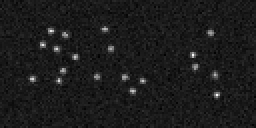
%> input picture codes/test.tif, 128 x 64 px (shown 2 times larger)
$ octave ANN_test.m   (GNU Octave 9; MATLAB toolbox functions it lacks are replaced by stand-ins)
%> lines starting %> are read from the running program, lines starting %| are printed output that depends on the picture
%> the answer given: test.tif
### codes/tiffread.m
function [Image,number]=tiffread(FileStr,idx)
%> called with FileStr = './test.tif'
%% Reading a tiff image into a row*column*N matrix
% *******************************************************
% [Image,number,ImageNumber]=tiffread();
% [Image,number,ImageNumber]=tiffread(FileStr);
% [Image,number,ImageNumber]=tiffread(FileStr,idx);
% *******************************************************
% Author:ZYD,IBP,CAS 11/30/2009

if nargin==0
    [filename, pathname] = uigetfile( ...
        {'*.tif;*.tiff', 'All TIF-Files (*.tif,*.tiff)'; ...
            '*.*','All Files (*.*)'}, ...
        'Open Image File');
    if isequal([filename,pathname],[0,0])
        return
    else
        FileStr = fullfile(pathname,filename);
    end
end

A=imread(FileStr,1);
%> A is the input picture: size 64x128 uint16; min 0, max 1486, mean 164.8
[row,col]=size(A);
%> row = 64; col = 128

if nargin<2
    h=waitbar(0,'Reading images,please wait...');
    info=imfinfo(FileStr);
    ImageNumber=length(info);
    Image=uint16(zeros(row,col,ImageNumber));
    for j=1:ImageNumber
        Image(:,:,j)=imread(FileStr,j);
        waitbar(j/ImageNumber);
    end
    close(h);
    number=ImageNumber;
    pause(eps)
end

if nargin==2
    if length(idx)==1
       Image=uint16(zeros(row,col));
       Image(:,:)=imread(FileStr,idx);
       number=1;
    else
       n=idx(2)-idx(1)+1;
       v=idx(1):idx(2);
       Image=uint16(zeros(row,col,n));
       h=waitbar(0,'Reading images,please wait...');
       for j=1:n
           Image(:,:,j)=imread(FileStr,v(j));
           waitbar(j/n);
       end
       number=n;
       close(h);
       pause(eps)
    end
end

### codes/Gauss2D.m
function [out,M]=Gauss2D(x,sigma)
% Gauss2D	apply a 2 dimensional gauss filter
%
%    out = Gauss2D(x,sigma);
%
%    INPUT: x      image
%           sigma  of gauss filter
%
%    OUTPUT: out   filtered image
%            M     gaussian mask
%

% bug fix: AP - 10.07.02

R = ceil(3*sigma);   % cutoff radius of the gaussian kernel
M = zeros(2*R+1); % KJ
for i = -R:R,
   for j = -R:R,
      M(i+R+1,j+R+1) = exp(-(i*i+j*j)/2/sigma/sigma);
   end
end
M = M/sum(M(:));   % normalize the gaussian mask so that the sum is
%                    % equal to 1

% more correct version - and probably a bit faster
% M = GaussMask2D(sigma,2*R+1,[],1);

% Convolute matrices
out=filter2(M,x);

### codes/locmax2d.m
function fImg=locmax2d(img,mask,keepFlat)
%LOCALMAX searches for local maxima in an image
%
%    SYNOPSIS fImg=(img,mask)
%
%    INPUT    img    image matrix
%             mask   [m n] defines the operator window dimensions
%             keepFlat Optional input variable to choose whether to remove
%                      "flat" maxima or to keep them. Default is 0, to
%                      remove them. - KJ
%
%    OUTPUT   fImg   map with all the local maxima (zeros elsewhere);
%                    the non-zero values contain the original value
%                    of the image at that place
%
% NOTE: convert fImg to uint8 or uint16 for optimal display!


%%%%%%%%%%%%%%%%%%%%%%%%%%%%%%%%%%%%%%%%%%%%%%%%%
%
% PARAMETER CHECK
%
%%%%%%%%%%%%%%%%%%%%%%%%%%%%%%%%%%%%%%%%%%%%%%%%%

if nargin<2
   error('Please define all parameters');
end

if nargin < 3 || isempty(keepFlat)
    keepFlat = 0;
end

%%%%%%%%%%%%%%%%%%%%%%%%%%%%%%%%%%%%%%%%%%%%%%%%%
%
% DEFINITIONS
%
%%%%%%%%%%%%%%%%%%%%%%%%%%%%%%%%%%%%%%%%%%%%%%%%%

% make sure the mask elements are odd numbers (only then, the local max operator is
% properly defined)
indx = find(~mod(mask,2));
mask(indx) = mask(indx) + 1;

% apply a max filter
fImg = ordfilt2(img,prod(mask),ones(mask));
if keepFlat == 0 %change made by KJ
    fImg2 = ordfilt2(img,prod(mask)-1,ones(mask));
    fImg(fImg2==fImg)=0;
end

% take only those positions where the max filter and the original image value
% are equal -> this is a local maximum
fImg(~(fImg == img)) = 0;

% set image border to zero
auxM = zeros(size(img));
auxM(fix(mask(1)/2)+1:end-fix(mask(1)/2),fix(mask(2)/2)+1:end-fix(mask(2)/2)) = ...
    fImg(fix(mask(1)/2)+1:end-fix(mask(1)/2),fix(mask(2)/2)+1:end-fix(mask(2)/2));
fImg=auxM;

### codes/ANN_test.m
%% This script demostrates basic the basic steps of ANN for single molecule localization
%   Yongdeng Zhang & Lusheng Gu
%   6th of May, 2012
%**************************************************************************

clear
clc

% load images
[filename, pathname] = uigetfile( ...
    {'*.tif;*.tiff', 'All TIF-Files (*.tif,*.tiff)'; ...
        '*.*','All Files (*.*)'}, ...
    'Open Image File');
if isequal([filename,pathname],[0,0])
    return
else
    FileStr = fullfile(pathname,filename);
end
A = tiffread(FileStr);
N = length(A(1,1,:));
[row column] = size(A(:,:,1));

% find single molecules
V = [];
ROI = [];
n = 1;
for i=1:N
    I = single(A(:,:,i));
    [out,M] = Gauss2D(I,1);
    ImgMax = locmax2d(out,[5 5]);
    [y,x] = find(ImgMax>500);
    for j=1:length(y)
        if x(j)>3 && x(j)<=column-3 && y(j)>3 && y(j)<=row-3
           ROI(:,:,n)=I(y(j)-3:y(j)+3,x(j)-3:x(j)+3);
           V(n,1) = y(j);
           V(n,2) = x(j);
           n = n+1;
        end
    end
end
%> this loop made 100 passes
%> pass 1, in Gauss2D, `out=filter2(M,x);`:
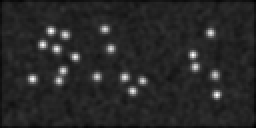
%> out: size 64x128 single (shown 2 times larger); min 57.14, max 718.4, mean 162.2; drawn with min black and max white
%> pass 1, in locmax2d, `fImg = ordfilt2(img,prod(mask),ones(mask));`:
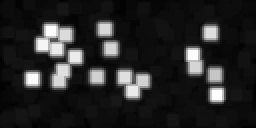
%> fImg: size 64x128 single (shown 2 times larger); min 137.1, max 718.4, mean 225.6; drawn with min black and max white
%> pass 1, in locmax2d, `fImg2 = ordfilt2(img,prod(mask)-1,ones(mask));`:
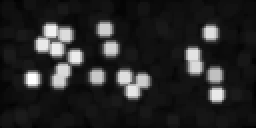
%> fImg2: size 64x128 single (shown 2 times larger); min 131.3, max 636.1, mean 210; drawn with min black and max white

% simulation using trained neural network
%> (the run ends here)
